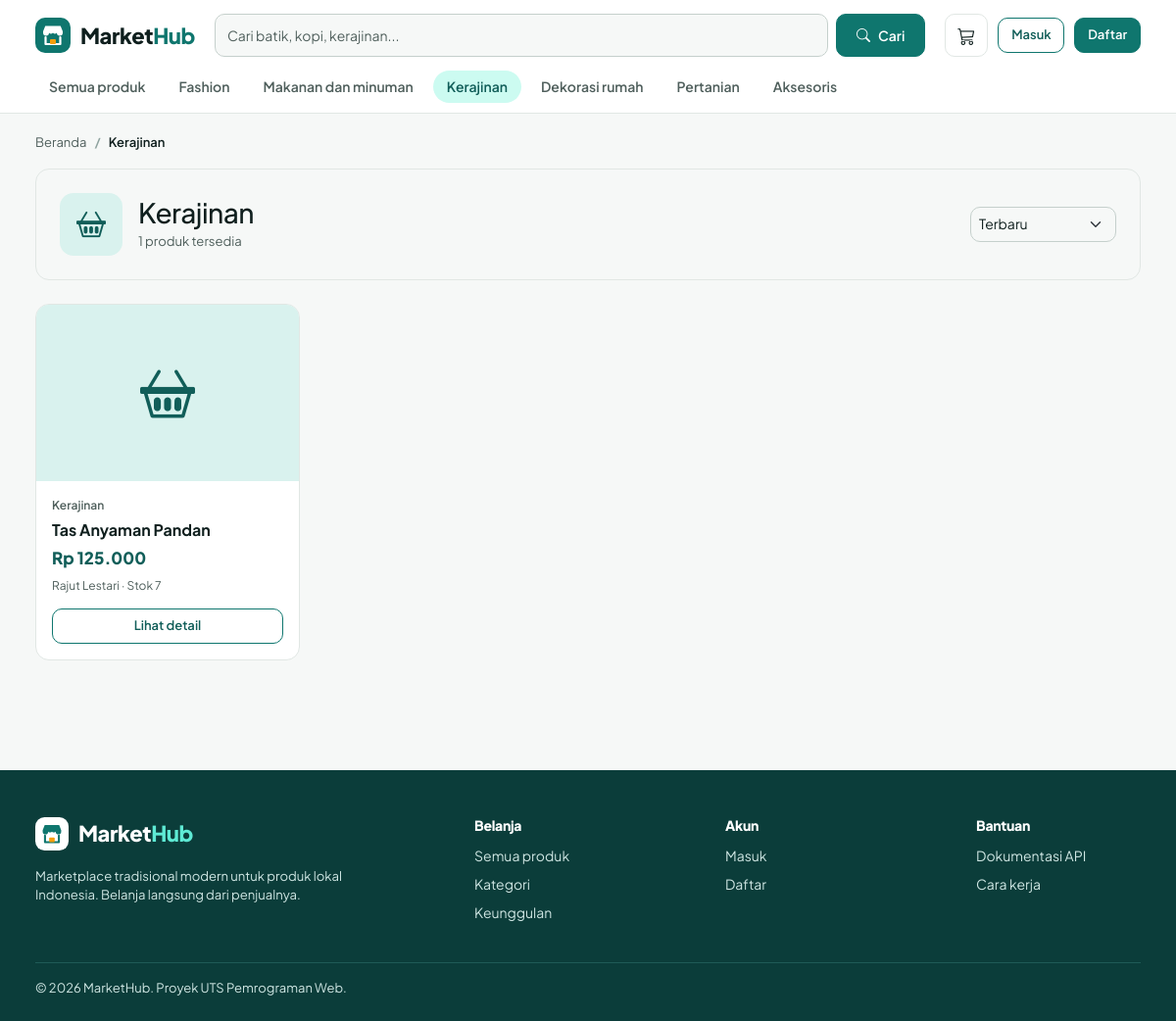
Page /kategori.php?slug=kerajinan on the committed database.
### tables this page shows
CREATE TABLE kategori (
  id            INT UNSIGNED NOT NULL AUTO_INCREMENT,
  nama_kategori VARCHAR(100) NOT NULL,
  slug          VARCHAR(120) NOT NULL,
  PRIMARY KEY (id),
  UNIQUE KEY uq_kategori_slug (slug)
);

CREATE TABLE produk (
  id          INT UNSIGNED NOT NULL AUTO_INCREMENT,
  kategori_id INT UNSIGNED NOT NULL,
  penjual_id  INT UNSIGNED NOT NULL,
  nama_produk VARCHAR(150) NOT NULL,
  deskripsi   TEXT NOT NULL,
  harga       DECIMAL(12,0) NOT NULL,
  stok        INT NOT NULL DEFAULT 0,
  gambar      VARCHAR(255) DEFAULT NULL,
  created_at  TIMESTAMP NOT NULL DEFAULT CURRENT_TIMESTAMP,
  updated_at  TIMESTAMP NOT NULL DEFAULT CURRENT_TIMESTAMP ON UPDATE CURRENT_TIMESTAMP,
  PRIMARY KEY (id),
  KEY idx_produk_kategori (kategori_id),
  KEY idx_produk_penjual (penjual_id),
  CONSTRAINT fk_produk_kategori FOREIGN KEY (kategori_id) REFERENCES kategori (id) ON DELETE RESTRICT ON UPDATE CASCADE,
  CONSTRAINT fk_produk_penjual  FOREIGN KEY (penjual_id)  REFERENCES users (id)    ON DELETE RESTRICT ON UPDATE CASCADE,
  CONSTRAINT chk_produk_stok  CHECK (stok >= 0),
  CONSTRAINT chk_produk_harga CHECK (harga >= 0)
);

CREATE TABLE users (
  id         INT UNSIGNED NOT NULL AUTO_INCREMENT,
  nama       VARCHAR(100) NOT NULL,
  email      VARCHAR(150) NOT NULL,
  password   VARCHAR(255) NOT NULL,
  role       ENUM('admin','penjual','pembeli') NOT NULL DEFAULT 'pembeli',
  status     ENUM('aktif','nonaktif') NOT NULL DEFAULT 'aktif',  
  created_at TIMESTAMP NOT NULL DEFAULT CURRENT_TIMESTAMP,
  PRIMARY KEY (id),
  UNIQUE KEY uq_users_email (email)
);

### auth/session.php (called while the page is built, shortened)
<?php
function current_user()
{
    static $user = false;
    if ($user !== false) {
        return $user;
    }
    $user = null;
    return $user;
}

### kategori.php (the view, shortened to what this page needs)
<?php
require_once __DIR__ . '/config/app.php';
$kat = db_row('SELECT * FROM kategori WHERE slug = ?', [get('slug')]);
$urut = get('urut', 'terbaru');
$res = catalog(['kategori_id' => (int) $kat['id'], 'urut' => $urut, 'page' => (int) get('page', '1')], 12);
[$bg, $fg, $icon] = kategori_style($kat['id']);
$layout = 'public';
$activeCat = $kat['slug'];
require __DIR__ . '/includes/header.php';
?>
<nav aria-label="Breadcrumb"><ol class="breadcrumb">
  <li class="breadcrumb-item"><a href="<?= e(url('beranda.php')) ?>">Beranda</a></li>
  <li class="breadcrumb-item active" aria-current="page"><?= e($kat['nama_kategori']) ?></li>
</ol></nav>
<div class="card card-pad d-flex flex-row align-items-center gap-3 flex-wrap mb-4">
  <span class="mh-img img-sm" style="background:<?= $bg ?>;color:<?= $fg ?>;width:64px;height:64px;border-radius:14px"><i class="bi <?= $icon ?>" style="font-size:30px"></i></span>
  <div class="flex-grow-1"><h1 class="h3 mb-0"><?= e($kat['nama_kategori']) ?></h1><span class="text-muted small"><?= (int) $res['total'] ?> produk tersedia</span></div>
  <form method="get" class="d-flex gap-2">
    <select class="form-select form-select-sm" name="urut" aria-label="Urutkan" onchange="this.form.submit()" style="min-height:36px">
      <?php foreach (['terbaru' => 'Terbaru', 'termurah' => 'Harga termurah', 'termahal' => 'Harga termahal', 'nama' => 'Nama A–Z'] as $v => $l): ?>
        <option value="<?= $v ?>" <?= $urut === $v ? 'selected' : '' ?>><?= $l ?></option>
      <?php endforeach; ?>
    </select>
  </form>
</div>
<?php if ($res['rows']): ?>
  <section class="row g-3 row-cols-1 row-cols-sm-2 row-cols-lg-3 row-cols-xl-4">
    <?php foreach ($res['rows'] as $p) { echo render_product_card($p); } ?>
  </section>
<?php else: ?>
  <div class="card card-pad text-center py-5 text-muted">Belum ada produk pada kategori ini.</div>
<?php endif; ?>
<?php require __DIR__ . '/includes/footer.php'; ?>

### includes/navbar.php
<?php
$u = current_user();
$cartN = ($u && $u['role'] === 'pembeli') ? cart_count($u['id']) : 0;
$isLanding = ($layout ?? 'public') === 'landing';
$activeCat = $activeCat ?? '';
?>
<header class="mh-nav">
  <div class="container mh-nav-in">
    <a class="mh-logo" href="<?= e(url($isLanding ? 'index.php' : 'beranda.php')) ?>"><?= logo_svg(36) ?><span>Market<b>Hub</b></span></a>
    <?php if ($isLanding): ?>
      <nav class="mh-links d-none d-md-flex" aria-label="Menu utama">
        <a href="<?= e(url('beranda.php')) ?>">Beranda</a>
        <a href="#kategori">Kategori</a>
        <a href="#keunggulan">Keunggulan</a>
        <a href="#unggulan">Produk unggulan</a>
      </nav>
    <?php else: ?>
      <form class="mh-search" action="<?= e(url('beranda.php')) ?>" method="get" role="search">
        <input class="form-control" type="search" name="q" value="<?= e(get('q')) ?>" placeholder="Cari batik, kopi, kerajinan..." aria-label="Cari produk">
        <button class="btn btn-primary" type="submit"><i class="bi bi-search"></i><span class="d-none d-sm-inline">Cari</span></button>
      </form>
    <?php endif; ?>
    <div class="mh-nr">
      <?php if (!$isLanding && (!$u || $u['role'] === 'pembeli')): ?>
        <a class="mh-ib" href="<?= e(url('pembeli/keranjang.php')) ?>" aria-label="Keranjang belanja">
          <i class="bi bi-cart3"></i><?php if ($cartN > 0): ?><span class="mh-cnt"><?= $cartN ?></span><?php endif; ?>
        </a>
      <?php endif; ?>
      <?php if ($u): ?>
        <div class="dropdown">
          <a class="mh-me dropdown-toggle" href="#" role="button" data-bs-toggle="dropdown" aria-expanded="false">
            <span class="mh-av"><?= e(initials($u['nama'])) ?></span><span class="d-none d-sm-inline"><?= e(explode(' ', $u['nama'])[0]) ?></span>
          </a>
          <ul class="dropdown-menu dropdown-menu-end">
            <li><span class="dropdown-item-text small text-muted"><?= e($u['email']) ?><br><?= e(role_label($u['role'])) ?></span></li>
            <li><hr class="dropdown-divider"></li>
            <?php if ($u['role'] !== 'pembeli'): ?>
              <li><a class="dropdown-item" href="<?= e(url(role_home($u['role']))) ?>"><i class="bi bi-speedometer2 me-2"></i>Dashboard</a></li>
            <?php else: ?>
              <li><a class="dropdown-item" href="<?= e(url('pembeli/riwayat-pesanan.php')) ?>"><i class="bi bi-receipt me-2"></i>Riwayat pesanan</a></li>
            <?php endif; ?>
            <li><a class="dropdown-item" href="<?= e(url('pembeli/profil.php')) ?>"><i class="bi bi-person me-2"></i>Profil saya</a></li>
            <li><hr class="dropdown-divider"></li>
            <li><form method="post" action="<?= e(url('auth/logout.php')) ?>"><?= csrf_field() ?>
              <button class="dropdown-item text-danger" type="submit"><i class="bi bi-box-arrow-right me-2"></i>Keluar</button></form></li>
          </ul>
        </div>
      <?php else: ?>
        <a class="btn btn-outline-primary btn-sm" href="<?= e(url('auth/login.php')) ?>">Masuk</a>
        <a class="btn btn-primary btn-sm" href="<?= e(url('auth/register.php')) ?>">Daftar</a>
      <?php endif; ?>
    </div>
  </div>
  <?php if (!empty($showCats)): ?>
    <nav class="container mh-cats" aria-label="Kategori">
      <a class="<?= $activeCat === '' ? 'on' : '' ?>" href="<?= e(url('beranda.php')) ?>">Semua produk</a>
      <?php foreach (db_all('SELECT nama_kategori, slug FROM kategori ORDER BY id') as $c): ?>
        <a class="<?= $activeCat === $c['slug'] ? 'on' : '' ?>" href="<?= e(url('kategori.php?slug=' . $c['slug'])) ?>"><?= e($c['nama_kategori']) ?></a>
      <?php endforeach; ?>
    </nav>
  <?php endif; ?>
</header>

### includes/functions.php (shortened to what this page needs)
<?php
function db_stmt($sql, array $params = [])
{
    global $conn;
    $st = $conn->prepare($sql);
    if ($params) {
        $types = '';
        foreach ($params as $p) {
            $types .= is_int($p) ? 'i' : (is_float($p) ? 'd' : 's');
        }
        $st->bind_param($types, ...$params);
    }
    $st->execute();
    return $st;
}
function db_all($sql, array $params = [])
{
    $st = db_stmt($sql, $params);
    $rows = $st->get_result()->fetch_all(MYSQLI_ASSOC);
    return $rows;
}
function db_row($sql, array $params = [])
{
    $rows = db_all($sql, $params);
    return $rows[0] ?? null;
}
function db_val($sql, array $params = [])
{
    $row = db_row($sql, $params);
    return $row ? reset($row) : null;
}
function e($v)
{
    return htmlspecialchars((string) $v, ENT_QUOTES, 'UTF-8');
}
function url($path = '')
{
    return BASE_URL . '/' . ltrim($path, '/');
}
function get($key, $default = '')
{
    $v = $_GET[$key] ?? $default;
    return is_string($v) ? trim($v) : $default;
}
function rupiah($n)
{
    return 'Rp ' . number_format((float) $n, 0, ',', '.');
}
function paginate($total, $per, $page)
{
    $pages = max(1, (int) ceil($total / $per));
    $page = min(max(1, (int) $page), $pages);
    return [$page, $pages, ($page - 1) * $per];
}
function logo_svg($size = 36, $inverse = false)
{
    $bg = $inverse ? '#FFFFFF' : '#0F766E';
    $fg = $inverse ? '#0F766E' : '#FFFFFF';
    return '<svg width="' . $size . '" height="' . $size . '" viewBox="0 0 36 36" aria-hidden="true"><rect width="36" height="36" rx="10" fill="' . $bg . '"/>'
        . '<path d="M8 14l2.2-5.5h15.6L28 14v1.5a3 3 0 01-6 0 3 3 0 01-4 0 3 3 0 01-4 0 3 3 0 01-6 0z" fill="' . $fg . '"/>'
        . '<path d="M10.5 20v7h15v-7" stroke="' . $fg . '" stroke-width="2.2" fill="none" stroke-linecap="round" stroke-linejoin="round"/>'
        . '<rect x="15" y="22" width="6" height="5" rx="1" fill="#F59E0B"/></svg>';
}
function kategori_style($kategoriId)
{
    $set = [
        ['#E8E1F5', '#4C3A8A', 'bi-handbag'],
        ['#FBE9C8', '#7A4A06', 'bi-cup-hot'],
        ['#D9F2EE', '#115E59', 'bi-basket2'],
        ['#FADBD2', '#8A2F17', 'bi-house-heart'],
        ['#DDEBD0', '#2F5A14', 'bi-flower1'],
        ['#E2E8F0', '#334155', 'bi-gem'],
    ];
    return $set[(((int) $kategoriId) - 1 + count($set) * 10) % count($set)];
}
function produk_img(array $p, $cls = 'img-card')
{
    [$bg, $fg, $icon] = kategori_style($p['kategori_id'] ?? 0);
    $file = $p['gambar'] ?? '';
    if ($file && is_file(UPLOAD_DIR . '/' . basename($file))) {
        $inner = '<img src="' . e(url('uploads/produk/' . basename($file))) . '" alt="' . e($p['nama_produk'] ?? 'Produk') . '" loading="lazy">';
    } else {
        $inner = '<i class="bi ' . $icon . '" aria-hidden="true"></i>';
    }
    return '<span class="mh-img ' . $cls . '" style="background:' . $bg . ';color:' . $fg . '">' . $inner . '</span>';
}
function render_product_card(array $p)
{
    $stok = (int) $p['stok'];
    $tag = $stok <= 0 ? '<span class="tag tag-out">Habis</span>' : ($stok <= 5 ? '<span class="tag">Stok terbatas</span>' : '');
    $link = url('detail-produk.php?id=' . (int) $p['id']);
    return '<div class="col"><article class="pc h-100">'
        . '<a class="pi-wrap" href="' . e($link) . '" aria-label="' . e($p['nama_produk']) . '">' . produk_img($p, 'img-card') . $tag . '</a>'
        . '<div class="pb"><span class="pk">' . e($p['nama_kategori']) . '</span>'
        . '<h3 class="pn">' . e($p['nama_produk']) . '</h3>'
        . '<span class="pr">' . rupiah($p['harga']) . '</span>'
        . '<span class="ps">' . e($p['penjual_nama']) . ' · Stok ' . $stok . '</span>'
        . '<a class="btn btn-outline-primary btn-sm w-100 mt-auto" href="' . e($link) . '">Lihat detail</a></div></article></div>';
}
function catalog(array $f, $per = 12)
{
    $where = ["u.status = 'aktif'"];
    $params = [];
    if (!empty($f['kategori_id'])) {
        $where[] = 'p.kategori_id = ?';
        $params[] = (int) $f['kategori_id'];
    }
    $orders = [
        'terbaru'  => 'p.created_at DESC, p.id DESC',
        'termurah' => 'p.harga ASC, p.id DESC',
        'termahal' => 'p.harga DESC, p.id DESC',
        'nama'     => 'p.nama_produk ASC',
    ];
    $order = $orders[$f['urut'] ?? 'terbaru'] ?? $orders['terbaru'];
    $from = ' FROM produk p JOIN kategori k ON k.id = p.kategori_id JOIN users u ON u.id = p.penjual_id WHERE ' . implode(' AND ', $where);
    $total = (int) db_val('SELECT COUNT(*)' . $from, $params);
    [$page, $pages, $offset] = paginate($total, $per, (int) ($f['page'] ?? 1));
    $rows = db_all('SELECT p.*, k.nama_kategori, k.slug AS kategori_slug, u.nama AS penjual_nama' . $from
        . ' ORDER BY ' . $order . ' LIMIT ? OFFSET ?', array_merge($params, [$per, $offset]));
    return compact('rows', 'total', 'page', 'pages');
}

### assets/css/style.css (style rules this page uses)
:root { --mh-p:#0F766E;--mh-pd:#115E59;--mh-pl:#CCFBF1;--mh-px:#F0FDFA;--mh-a:#F59E0B;--mh-dark:#0B3D3A; --mh-ink:#0F1F1E;--mh-mut:#4F5F5C;--mh-line:#E1E7E4;--mh-bg:#F6F8F7; --bs-primary:#0F766E;--bs-primary-rgb:15,118,110; --bs-link-color:#0F766E;--bs-link-color-rgb:15,118,110;--bs-link-hover-color:#115E59;--bs-link-hover-color-rgb:17,94,89; --bs-body-font-family:'Plus Jakarta Sans',system-ui,-apple-system,'Segoe UI',sans-serif; --bs-body-color:#0F1F1E;--bs-body-color-rgb:15,31,30;--bs-body-bg:#F6F8F7;--bs-body-font-size:.9375rem; --bs-border-color:#E1E7E4;--bs-border-radius:.625rem;--bs-secondary-color:#4F5F5C; }
body { font-family:var(--bs-body-font-family);line-height:1.5;-webkit-font-smoothing:antialiased }
h1,h2,h3,h4,h5 { font-weight:800;letter-spacing:-.02em }
a { text-decoration:none }
.container { max-width:1200px }
.text-muted,.mut { color:var(--mh-mut)!important }
.btn { --bs-btn-border-radius:10px;display:inline-flex;align-items:center;justify-content:center;gap:.5rem;min-height:44px;padding:0 1.25rem;font-weight:600;font-size:14px;white-space:nowrap }
.btn-sm { --bs-btn-border-radius:10px;min-height:36px;padding:0 .8rem;font-size:13px }
.btn-primary { --bs-btn-bg:#0F766E;--bs-btn-border-color:#0F766E;--bs-btn-hover-bg:#115E59;--bs-btn-hover-border-color:#115E59;--bs-btn-active-bg:#0B3D3A;--bs-btn-active-border-color:#0B3D3A;--bs-btn-disabled-bg:#0F766E;--bs-btn-disabled-border-color:#0F766E }
.btn-outline-primary { --bs-btn-color:#115E59;--bs-btn-border-color:#0F766E;--bs-btn-hover-bg:#0F766E;--bs-btn-hover-border-color:#0F766E;--bs-btn-active-bg:#115E59;--bs-btn-disabled-color:#115E59;--bs-btn-disabled-border-color:#0F766E }
.form-control,.form-select { min-height:44px;border-radius:10px;border-color:#C5D0CC;font-size:14px;color:var(--mh-ink) }
.card { --bs-card-border-radius:14px;--bs-card-border-color:var(--mh-line);--bs-card-inner-border-radius:13px;border-radius:14px }
.card-pad { padding:24px }
.mh-img { display:flex;align-items:center;justify-content:center;overflow:hidden;position:relative;flex:none }
.mh-img .bi { font-size:56px;line-height:1 }
.img-card { width:100%;height:180px }
.img-sm { width:56px;height:56px;border-radius:10px }
.img-sm .bi { font-size:24px }
.mh-nav { background:#fff;border-bottom:1px solid var(--mh-line);position:sticky;top:0;z-index:1020 }
.mh-nav-in { display:flex;align-items:center;gap:20px;flex-wrap:wrap;padding-top:14px;padding-bottom:14px }
.mh-logo { display:flex;align-items:center;gap:10px;font-weight:800;font-size:22px;color:var(--mh-ink);letter-spacing:-.02em }
.mh-logo b { color:var(--mh-p);font-weight:800 }
.mh-search { flex:1 1 300px;display:flex;gap:8px }
.mh-nr { display:flex;align-items:center;gap:10px;margin-left:auto }
.mh-ib { position:relative;width:44px;height:44px;border-radius:10px;border:1px solid var(--mh-line);display:inline-flex;align-items:center;justify-content:center;color:var(--mh-ink);background:#fff;font-size:18px }
.mh-cats { display:flex;gap:6px;overflow-x:auto;padding-bottom:10px }
.mh-cats a { padding:6px 14px;border-radius:999px;color:var(--mh-mut);font-weight:600;font-size:14px;white-space:nowrap }
.mh-cats a.on { background:var(--mh-pl);color:var(--mh-pd) }
.breadcrumb { --bs-breadcrumb-divider-color:#8FA39F;font-size:13px;padding:20px 0 16px;margin:0 }
.breadcrumb a { color:var(--mh-mut) }
.breadcrumb-item.active { color:var(--mh-ink);font-weight:600 }
.pc { background:#fff;border:1px solid var(--mh-line);border-radius:14px;overflow:hidden;display:flex;flex-direction:column;transition:box-shadow .15s,transform .15s }
.pi-wrap { position:relative;display:block }
.pb { padding:16px;display:flex;flex-direction:column;gap:6px;flex:1 }
.pk { font-size:12px;color:var(--mh-mut);font-weight:600 }
.pn { font-weight:700;font-size:16px;line-height:1.3;margin:0;letter-spacing:0 }
.pr { font-weight:800;color:var(--mh-pd);font-size:17px }
.ps { font-size:12px;color:var(--mh-mut);margin-bottom:8px }
.mh-wide .container { max-width:1600px;--bs-gutter-x:clamp(32px,6vw,112px) }

### rows in the picture
kategori: nama_kategori "Fashion"
kategori: nama_kategori "Makanan dan minuman"
kategori: nama_kategori "Kerajinan"
kategori: nama_kategori "Dekorasi rumah"
kategori: nama_kategori "Pertanian"
kategori: nama_kategori "Aksesoris"
produk: kategori.nama_kategori "Kerajinan", nama_produk "Tas Anyaman Pandan", harga "Rp 125.000", penjual.nama "Rajut Lestari", stok "7"

### other values in the picture
$res['total'] "1"
form field urut "Terbaru"
